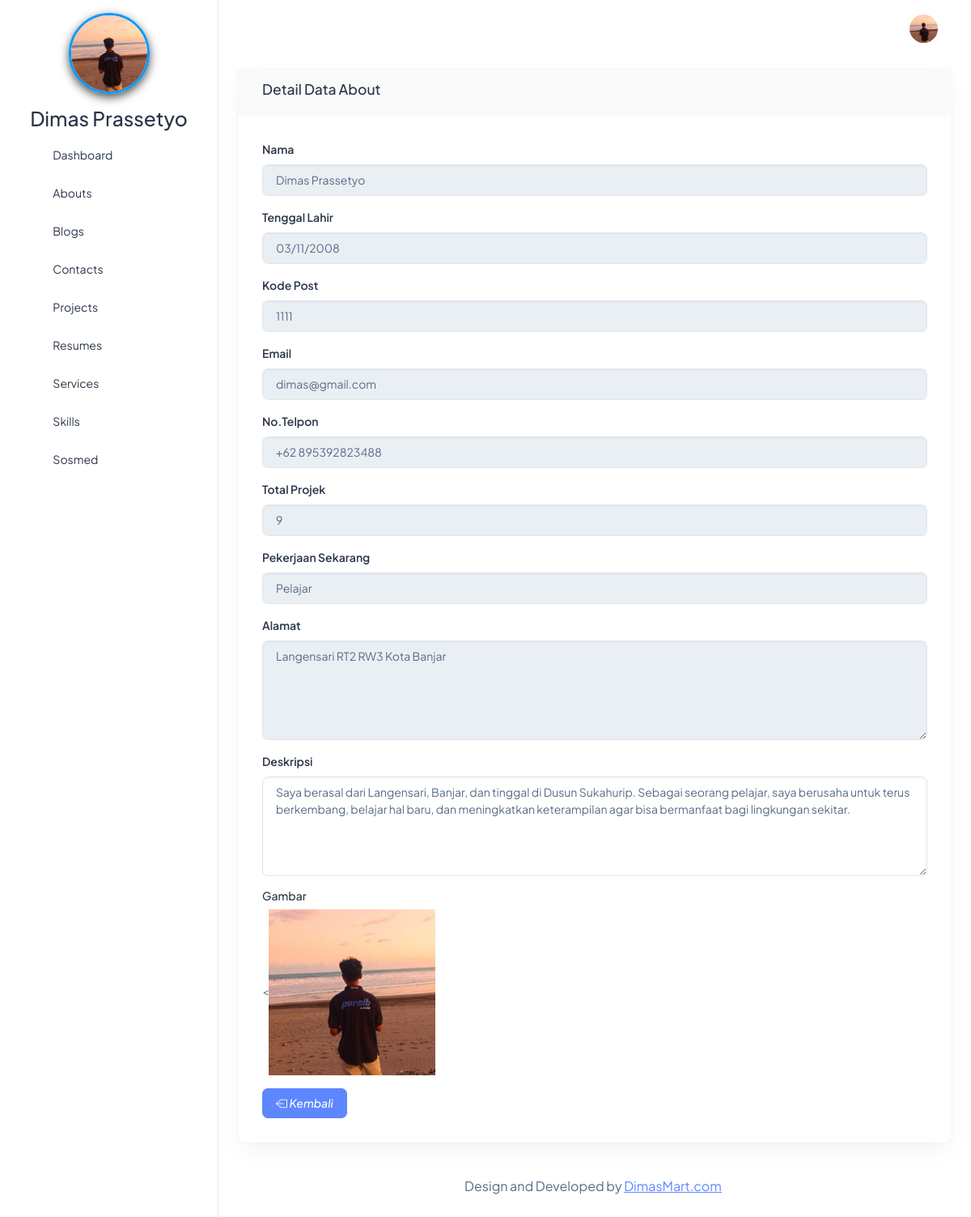
Page /beckend/pages/about/detail.php?id=8 on the committed database.
### tables this page shows
CREATE TABLE `abouts` (
  `id` bigint NOT NULL,
  `name` varchar(255) NOT NULL,
  `born` date NOT NULL,
  `address` text NOT NULL,
  `zip_code` int NOT NULL,
  `email` varchar(255) NOT NULL,
  `phone` varchar(255) NOT NULL,
  `total_project` int NOT NULL,
  `work` varchar(255) NOT NULL,
  `image` text NOT NULL,
  `description` text NOT NULL
);

### beckend/action/about/show.php (called while the page is built, shortened)
<?php
$id = $_GET['id'];
$qSelect = "SELECT * FROM abouts WHERE id='$id'";
$result = mysqli_query($connect, $qSelect) or die(mysqli_error($connect));
$about = mysqli_fetch_object($result);
?>

### beckend/pages/about/detail.php (the view)
<?php
include '../../partials/header.php';
include '../../partials/sidebar.php';
include '../../partials/navbar.php';
?>
<div class="row">
    <div class="col-12">
        <div class="card">
            <div class="card-header">
                <h5>
                    Detail Data About
                </h5>
            </div>
            <div class="card-body">
                <?php
                include '../../action/about/show.php';
                ?>
                <form>
                    <div class="mb-3">
                        <label for="nameInput" class="form-label">Nama</label>
                        <input type="text" class="form-control" value="<?= $about->name ?>" disabled>
                    </div>
                    <div class="mb-3">
                        <label for="bornInput" class="form-label">Tenggal Lahir</label>
                        <input type="date" class="form-control" value="<?= $about->born ?>" disabled>
                    </div>
                    <div class="mb-3">
                        <label for="zip_kodeInput" class="form-label">Kode Post</label>
                        <input type="number" class="form-control" value="<?= $about->zip_code ?>" disabled>
                    </div>
                    <div class="mb-3">
                        <label for="emailInput" class="form-label">Email</label>
                        <input type="email" class="form-control" value="<?= $about->email ?>" disabled>
                    </div>
                    <div class="mb-3">
                        <label for="phoneInput" class="form-label">No.Telpon</label>
                        <input type="text" class="form-control" value="<?= $about->phone ?>" disabled>
                    </div>
                    <div class="mb-3">
                        <label for=total_projectInput" class="form-label">Total Projek</label>
                        <input type="text" class="form-control" value="<?= $about->total_project ?>" disabled>
                    </div>
                    <div class="mb-3">
                        <label for="workInput" class="form-label">Pekerjaan Sekarang</label>
                        <input type="text" class="form-control" value="<?= $about->work ?>" disabled>
                    </div>
                    <div class="mb-3">
                        <label for="addressInput" class="form-label">Alamat</label>
                        <textarea class="form-control" rows="5" disabled><?= $about->address ?></textarea>
                    </div>
                    <div class="mb-3">
                        <label for="descriptionInput" class="form-label">Deskripsi</label>
                        <textarea name="description" class="form-control" rows="5"><?= $about->description ?></textarea>
                    </div>
                    <div class="mb-3">
                        <h6>Gambar</h6>
                        <<img class="w-25" src="../../../storages/about/<?= $about->image ?>" alt="">
                    </div>
                    <a href="index.php" class="btn btn-primary"><i class="bi bi-box-arrow-left"> Kembali</i></a>
                </form>
            </div>
        </div>
    </div>
</div>
<?php
include '../../partials/footer.php';
include '../../partials/script.php';
?>

### beckend/partials/sidebar.php (shortened to what this page needs)
<?php
$qAbouts = "SELECT * FROM abouts";
$result = mysqli_query($connect, $qAbouts) or die(mysqli_error($connect));
$item = $result->fetch_object();
?>
<body>
  <div class="page-wrapper" id="main-wrapper" data-layout="vertical" data-navbarbg="skin6" data-sidebartype="full"
    data-sidebar-position="fixed" data-header-position="fixed">
    <aside class="left-sidebar">
      <div>
        <div>
          <div class="brand-logo">
            <div class="w-100 d-flex flex-column align-items-center justify-content-center" style="padding:16px 0;">
              <a href="#" class="text-nowrap logo-img">
                <img src="../../../storages/about/<?= $item->image ?>" alt="Gambar" width="100" height="100" alt="" style="border-radius:50%; object-fit:cover; box-shadow:0 4px 12px rgba(0,0,0,0.69); border:3px solid #0099ff; display:block; margin:auto;">
              </a>
            </div>
            <div class="h3 text-center">
              <?= $item->name ?>
            </div>
          </div>
          <nav class="sidebar-nav scroll-sidebar" data-simplebar="">
            <ul id="sidebarnav">
              <li class="sidebar-item">
                <a class="sidebar-link" href="../dashboard/index.php" aria-expanded="false">
                  <span>
                    <i class="ti ti-layout-dashboard"></i>
                  </span>
                  <span class="hide-menu">Dashboard</span>
                </a>
              </li>
              <li class="sidebar-item">
                <a class="sidebar-link" href="../about/index.php" aria-expanded="false">
                  <span>
                    <i class="ti ti-info-square"></i>
                  </span>
                  <span class="hide-menu">Abouts</span>
                </a>
              </li>
              <li class="sidebar-item">
                <a class="sidebar-link" href="../blog/index.php" aria-expanded="false">
                  <span>
                    <i class="ti ti-pencil"></i>
                  </span>
                  <span class="hide-menu">Blogs</span>
                </a>
              </li>
              <li class="sidebar-item">
                <a class="sidebar-link" href="../contact/index.php" aria-expanded="false">
                  <span>
                    <i class="ti ti-phone"></i>
                  </span>
                  <span class="hide-menu">Contacts</span>
                </a>
              </li>
              <li class="sidebar-item">
                <a class="sidebar-link" href="../project/index.php" aria-expanded="false">
                  <span>
                    <i class="ti ti-apps"></i>
                  </span>
                  <span class="hide-menu">Projects</span>
                </a>
              </li>
              <li class="sidebar-item">
                <a class="sidebar-link" href="../resume/index.php" aria-expanded="false">
                  <span>
                    <i class="ti ti-file-text"></i>
                  </span>
                  <span class="hide-menu">Resumes</span>
                </a>
              </li>
              <li class="sidebar-item">
                <a class="sidebar-link" href="../service/index.php" aria-expanded="false">
                  <span>
                    <i class="ti ti-server"></i>
                  </span>
                  <span class="hide-menu">Services</span>
                </a>
              </li>
              <li class="sidebar-item">
                <a class="sidebar-link" href="../skill/index.php" aria-expanded="false">
                  <span>
                    <i class="ti ti-tools"></i>
                  </span>
                  <span class="hide-menu">Skills</span>
                </a>
              </li>
              <li class="sidebar-item">
                <a class="sidebar-link" href="../socmed/index.php" aria-expanded="false">
                  <span>
                    <i class="ti ti-brand-instagram"></i>
                  </span>
                  <span class="hide-menu">Sosmed</span>
                </a>
              </li>
            </ul>
          </nav>
        </div>
    </aside>

### beckend/partials/navbar.php (shortened to what this page needs)
<?php
$qAbouts = "SELECT * FROM abouts";
$result = mysqli_query($connect, $qAbouts) or die(mysqli_error($connect));
$item = $result->fetch_object();
?>
    <div class="body-wrapper">
      <header class="app-header">
        <nav class="navbar navbar-expand-lg navbar-light">
          <div class="navbar-collapse justify-content-end px-0" id="navbarNav">
            <ul class="navbar-nav flex-row ms-auto align-items-center justify-content-end">
              <li class="nav-item dropdown">
                <a class="nav-link nav-icon-hover" href="javascript:void(0)" id="drop2" data-bs-toggle="dropdown"
                  aria-expanded="false">
                  <img src="../../../storages/about/<?= $item->image ?>" alt="" width="35" height="35" class="rounded-circle">
                </a>
              </li>
            </ul>
          </div>
        </nav>
      </header>
      <div class="container-fluid">

### rows in the picture
abouts: image (picture), name "Dimas Prassetyo", born "03/11/2008", zip_code "1111", email "dimas@gmail.com", phone "+62 895392823488", total_project "9", work "Pelajar", address "Langensari RT2 RW3 Kota Banjar", description "Saya berasal dari Langensari, Banjar, dan tinggal di Dusun Sukahurip. Sebagai seorang pelajar, saya berusaha untuk terus berkembang, belajar hal baru, dan meningkatkan keterampilan agar bisa bermanfaat bagi lingkungan sekitar."
